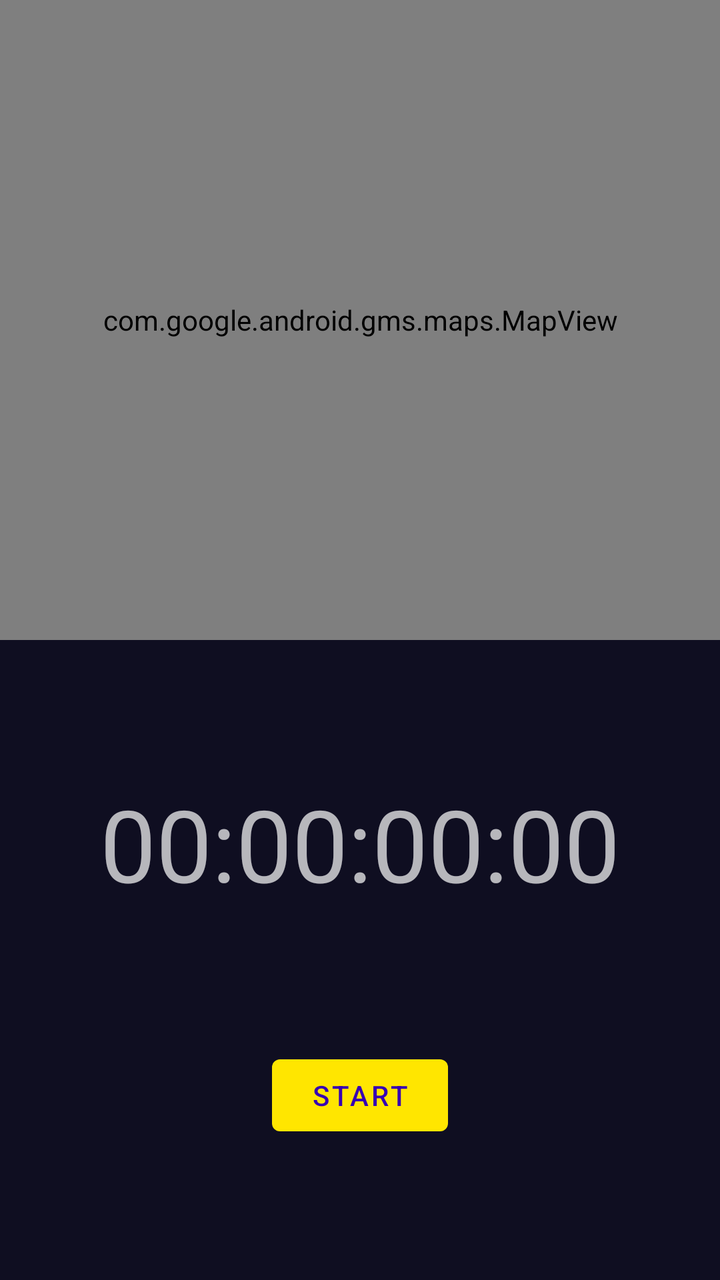
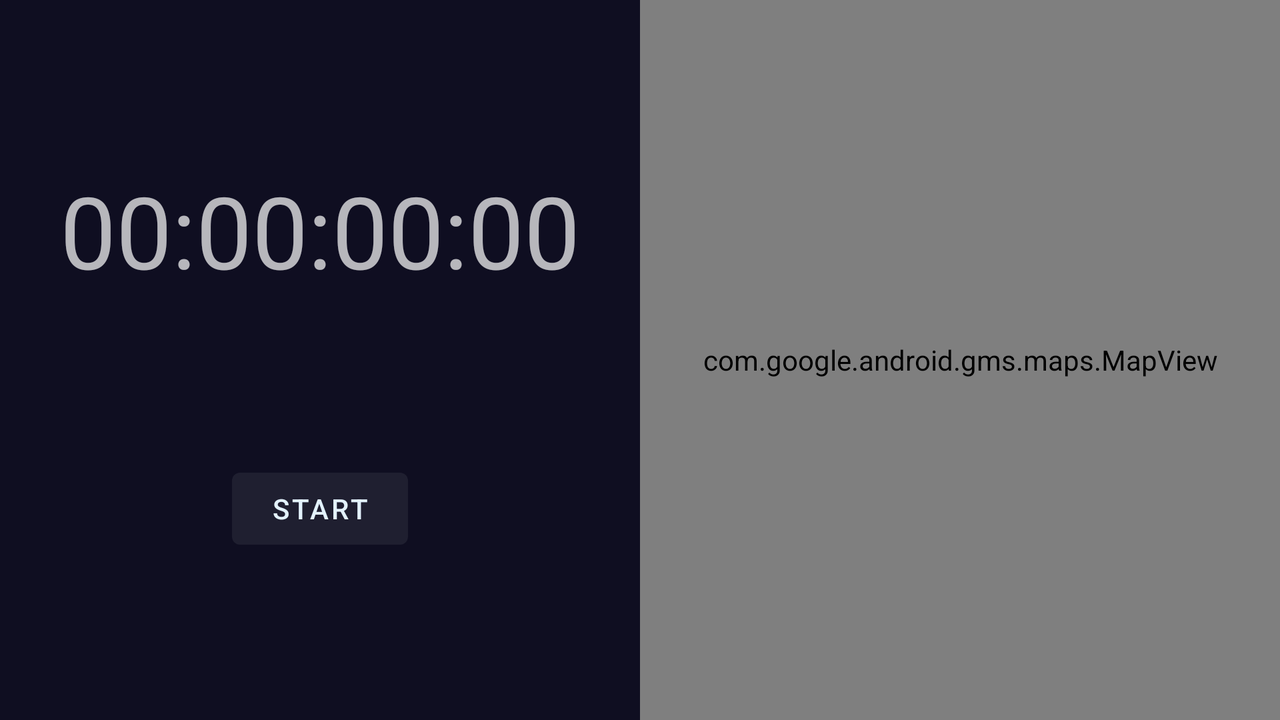

An Android layout and its configuration variant, each rendered on a device that would load it. The default file and the variant file are quoted in full after the pictures.
<!-- AndroidManifest.xml: application theme AppTheme -->
<!-- res/layout/fragment_tracking.xml -->
<?xml version="1.0" encoding="utf-8"?>
<androidx.constraintlayout.widget.ConstraintLayout xmlns:android="http://schemas.android.com/apk/res/android"
    xmlns:app="http://schemas.android.com/apk/res-auto"
    android:layout_width="match_parent"
    android:layout_height="match_parent">

    <androidx.constraintlayout.widget.ConstraintLayout
        android:id="@+id/clInnerLayout"
        android:layout_width="match_parent"
        android:layout_height="0dp"
        android:background="@color/md_blue_900"
        app:layout_constraintBottom_toBottomOf="parent"
        app:layout_constraintEnd_toEndOf="parent"
        app:layout_constraintHorizontal_bias="0.5"
        app:layout_constraintStart_toStartOf="parent"
        app:layout_constraintTop_toBottomOf="@+id/mapView">

        <com.google.android.material.textview.MaterialTextView
            android:id="@+id/tvTimer"
            android:layout_width="wrap_content"
            android:layout_height="wrap_content"
            android:text="00:00:00:00"
            android:textSize="50sp"
            app:layout_constraintBottom_toTopOf="@+id/btnToggleRun"
            app:layout_constraintEnd_toEndOf="parent"
            app:layout_constraintHorizontal_bias="0.5"
            app:layout_constraintStart_toStartOf="parent"
            app:layout_constraintTop_toTopOf="parent" />

        <com.google.android.material.button.MaterialButton
            android:id="@+id/btnToggleRun"
            android:layout_width="wrap_content"
            android:layout_height="wrap_content"
            android:text="Start"
            android:textColor="@color/colorPrimaryDark"
            app:backgroundTint="@color/colorAccent"
            app:layout_constraintBottom_toBottomOf="parent"
            app:layout_constraintEnd_toStartOf="@+id/btnFinishRun"
            app:layout_constraintHorizontal_bias="0.5"
            app:layout_constraintStart_toStartOf="parent"
            app:layout_constraintTop_toBottomOf="@+id/tvTimer" />

        <com.google.android.material.button.MaterialButton
            android:id="@+id/btnFinishRun"
            android:layout_width="wrap_content"
            android:layout_height="wrap_content"
            android:text="Fınısh Run"
            android:textColor="@color/colorPrimaryDark"
            app:backgroundTint="@color/colorAccent"
            android:visibility="gone"
            app:layout_constraintBottom_toBottomOf="parent"
            app:layout_constraintEnd_toEndOf="parent"
            app:layout_constraintHorizontal_bias="0.5"
            app:layout_constraintStart_toEndOf="@+id/btnToggleRun"
            app:layout_constraintTop_toBottomOf="@+id/tvTimer" />


    </androidx.constraintlayout.widget.ConstraintLayout>

    <com.google.android.material.textview.MaterialTextView
        android:id="@+id/tvLetsGo"
        android:layout_width="wrap_content"
        android:layout_height="wrap_content"
        android:text="Let's go, USERNAME!"
        android:textAlignment="center"
        android:textSize="50sp"
        android:visibility="gone"
        app:layout_constraintBottom_toTopOf="@+id/clInnerLayout"
        app:layout_constraintEnd_toEndOf="parent"
        app:layout_constraintHorizontal_bias="0.5"
        app:layout_constraintStart_toStartOf="parent"
        app:layout_constraintTop_toTopOf="parent" />

    <com.google.android.gms.maps.MapView
        android:id="@+id/mapView"
        android:layout_width="match_parent"
        android:layout_height="0dp"
        app:layout_constraintBottom_toTopOf="@+id/clInnerLayout"
        app:layout_constraintEnd_toEndOf="parent"
        app:layout_constraintHorizontal_bias="0.5"
        app:layout_constraintStart_toStartOf="parent"
        app:layout_constraintTop_toTopOf="parent" />

</androidx.constraintlayout.widget.ConstraintLayout>
<!-- resources referenced by this layout -->
<resources>
  <color name="colorAccent">#FFE600</color>
  <color name="md_blue_900">#0F0E21</color>
  <style name="AppTheme" parent="Theme.MaterialComponents.NoActionBar">
          
          <item name="colorPrimary">@color/md_blue_900</item>
          <item name="colorSecondary">@color/md_blue_500</item>
          <item name="android:colorBackground">@color/md_blue_700</item>
          <item name="colorError">@color/errorColor</item>
  
          
          <item name="colorPrimaryVariant">@android:color/white</item>
          <item name="colorSecondaryVariant">@color/md_blue_400</item>
          
          <item name="colorSurface">@color/md_blue_900</item>
          <item name="colorOnPrimary">@color/md_blue_50</item>
          <item name="colorOnSecondary">@color/md_blue_50</item>
          <item name="colorOnBackground">@color/md_blue_50</item>
          <item name="colorOnError">@android:color/black</item>
          <item name="colorOnSurface">@android:color/white</item>
          <item name="scrimBackground">@color/mtrl_scrim_color</item>
          <item name="textAppearanceHeadline1">@style/TextAppearance.MaterialComponents.Headline1
          </item>
          <item name="textAppearanceHeadline2">@style/TextAppearance.MaterialComponents.Headline2
          </item>
          <item name="textAppearanceHeadline3">@style/TextAppearance.MaterialComponents.Headline3
          </item>
          <item name="textAppearanceHeadline4">@style/TextAppearance.MaterialComponents.Headline4
          </item>
          <item name="textAppearanceHeadline5">@style/TextAppearance.MaterialComponents.Headline5
          </item>
          <item name="textAppearanceHeadline6">@style/TextAppearance.MaterialComponents.Headline6
          </item>
          <item name="textAppearanceSubtitle1">@style/TextAppearance.MaterialComponents.Subtitle1
          </item>
          <item name="textAppearanceSubtitle2">@style/TextAppearance.MaterialComponents.Subtitle2
          </item>
          <item name="textAppearanceBody1">@style/TextAppearance.MaterialComponents.Body1</item>
          <item name="textAppearanceBody2">@style/TextAppearance.MaterialComponents.Body2</item>
          <item name="textAppearanceCaption">@style/TextAppearance.MaterialComponents.Caption</item>
          <item name="textAppearanceButton">@style/TextAppearance.MaterialComponents.Button</item>
          <item name="textAppearanceOverline">@style/TextAppearance.MaterialComponents.Overline</item>
  
          <item name="alertDialogTheme">@style/AlertDialogTheme</item>
      </style>
  <color name="md_blue_500">#2196F3</color>
  <color name="md_blue_700">#1976D2</color>
  <color name="errorColor">#D50000</color>
  <color name="md_blue_400">#42A5F5</color>
  <color name="md_blue_50">#E3F2FD</color>
  <style name="AlertDialogTheme" parent="ThemeOverlay.MaterialComponents.Dialog.Alert">
          <item name="buttonBarPositiveButtonStyle">@style/PositiveButtonStyle</item>
          <item name="buttonBarNegativeButtonStyle">@style/NegativeButtonStyle</item>
      </style>
  <style name="PositiveButtonStyle" parent="Widget.MaterialComponents.Button.TextButton.Dialog">
          <item name="android:textColor">@color/colorAccent</item>
      </style>
  <style name="NegativeButtonStyle" parent="Widget.MaterialComponents.Button.TextButton.Dialog">
          <item name="android:textColor">@color/colorAccent</item>
      </style>
</resources>
<!-- res/layout-land/fragment_tracking.xml (the repository's variant of the layout above) -->
<!-- drawn on the phone turned sideways -->
<?xml version="1.0" encoding="utf-8"?>
<androidx.constraintlayout.widget.ConstraintLayout xmlns:android="http://schemas.android.com/apk/res/android"
    xmlns:app="http://schemas.android.com/apk/res-auto"
    android:layout_width="match_parent"
    android:layout_height="match_parent">

    <androidx.constraintlayout.widget.ConstraintLayout
        android:id="@+id/clInnerLayout"
        android:layout_width="0dp"
        android:layout_height="0dp"
        android:background="@color/md_blue_900"
        app:layout_constraintBottom_toBottomOf="parent"
        app:layout_constraintEnd_toStartOf="@+id/mapView"
        app:layout_constraintHorizontal_bias="0.5"
        app:layout_constraintStart_toStartOf="parent"
        app:layout_constraintTop_toTopOf="parent">

        <com.google.android.material.textview.MaterialTextView
            android:id="@+id/tvTimer"
            android:layout_width="wrap_content"
            android:layout_height="wrap_content"
            android:text="00:00:00:00"
            android:textSize="50sp"
            app:layout_constraintBottom_toTopOf="@+id/btnToggleRun"
            app:layout_constraintEnd_toEndOf="parent"
            app:layout_constraintHorizontal_bias="0.5"
            app:layout_constraintStart_toStartOf="parent"
            app:layout_constraintTop_toTopOf="parent" />

        <com.google.android.material.button.MaterialButton
            android:id="@+id/btnToggleRun"
            android:layout_width="wrap_content"
            android:layout_height="wrap_content"
            android:text="Start"
            app:layout_constraintBottom_toBottomOf="parent"
            app:layout_constraintEnd_toStartOf="@+id/btnFinishRun"
            app:layout_constraintHorizontal_bias="0.5"
            app:layout_constraintStart_toStartOf="parent"
            app:layout_constraintTop_toBottomOf="@+id/tvTimer" />

        <com.google.android.material.button.MaterialButton
            android:id="@+id/btnFinishRun"
            android:layout_width="wrap_content"
            android:layout_height="wrap_content"
            android:text="Finish run"
            android:visibility="gone"
            app:layout_constraintBottom_toBottomOf="parent"
            app:layout_constraintEnd_toEndOf="parent"
            app:layout_constraintHorizontal_bias="0.5"
            app:layout_constraintStart_toEndOf="@+id/btnToggleRun"
            app:layout_constraintTop_toBottomOf="@+id/tvTimer" />

    </androidx.constraintlayout.widget.ConstraintLayout>

    <com.google.android.gms.maps.MapView
        android:id="@+id/mapView"
        android:layout_width="0dp"
        android:layout_height="0dp"
        android:visibility="visible"
        app:layout_constraintBottom_toBottomOf="parent"
        app:layout_constraintEnd_toEndOf="parent"
        app:layout_constraintHorizontal_bias="0.5"
        app:layout_constraintStart_toEndOf="@+id/clInnerLayout"
        app:layout_constraintTop_toTopOf="parent" />

</androidx.constraintlayout.widget.ConstraintLayout>
<!-- resources referenced by the variant -->
<!-- as the phone turned sideways resolves them -->
<resources>
  <color name="md_blue_900">#0F0E21</color>
  <style name="AppTheme" parent="Theme.MaterialComponents.NoActionBar">
          
          <item name="colorPrimary">@color/md_blue_900</item>
          <item name="colorSecondary">@color/md_blue_500</item>
          <item name="android:colorBackground">@color/md_blue_700</item>
          <item name="colorError">@color/errorColor</item>
  
          
          <item name="colorPrimaryVariant">@android:color/white</item>
          <item name="colorSecondaryVariant">@color/md_blue_400</item>
          
          <item name="colorSurface">@color/md_blue_900</item>
          <item name="colorOnPrimary">@color/md_blue_50</item>
          <item name="colorOnSecondary">@color/md_blue_50</item>
          <item name="colorOnBackground">@color/md_blue_50</item>
          <item name="colorOnError">@android:color/black</item>
          <item name="colorOnSurface">@android:color/white</item>
          <item name="scrimBackground">@color/mtrl_scrim_color</item>
          <item name="textAppearanceHeadline1">@style/TextAppearance.MaterialComponents.Headline1
          </item>
          <item name="textAppearanceHeadline2">@style/TextAppearance.MaterialComponents.Headline2
          </item>
          <item name="textAppearanceHeadline3">@style/TextAppearance.MaterialComponents.Headline3
          </item>
          <item name="textAppearanceHeadline4">@style/TextAppearance.MaterialComponents.Headline4
          </item>
          <item name="textAppearanceHeadline5">@style/TextAppearance.MaterialComponents.Headline5
          </item>
          <item name="textAppearanceHeadline6">@style/TextAppearance.MaterialComponents.Headline6
          </item>
          <item name="textAppearanceSubtitle1">@style/TextAppearance.MaterialComponents.Subtitle1
          </item>
          <item name="textAppearanceSubtitle2">@style/TextAppearance.MaterialComponents.Subtitle2
          </item>
          <item name="textAppearanceBody1">@style/TextAppearance.MaterialComponents.Body1</item>
          <item name="textAppearanceBody2">@style/TextAppearance.MaterialComponents.Body2</item>
          <item name="textAppearanceCaption">@style/TextAppearance.MaterialComponents.Caption</item>
          <item name="textAppearanceButton">@style/TextAppearance.MaterialComponents.Button</item>
          <item name="textAppearanceOverline">@style/TextAppearance.MaterialComponents.Overline</item>
  
          <item name="alertDialogTheme">@style/AlertDialogTheme</item>
      </style>
  <color name="md_blue_500">#2196F3</color>
  <color name="md_blue_700">#1976D2</color>
  <color name="errorColor">#D50000</color>
  <color name="md_blue_400">#42A5F5</color>
  <color name="md_blue_50">#E3F2FD</color>
  <style name="AlertDialogTheme" parent="ThemeOverlay.MaterialComponents.Dialog.Alert">
          <item name="buttonBarPositiveButtonStyle">@style/PositiveButtonStyle</item>
          <item name="buttonBarNegativeButtonStyle">@style/NegativeButtonStyle</item>
      </style>
  <style name="PositiveButtonStyle" parent="Widget.MaterialComponents.Button.TextButton.Dialog">
          <item name="android:textColor">@color/colorAccent</item>
      </style>
  <style name="NegativeButtonStyle" parent="Widget.MaterialComponents.Button.TextButton.Dialog">
          <item name="android:textColor">@color/colorAccent</item>
      </style>
  <color name="colorAccent">#FFE600</color>
</resources>
